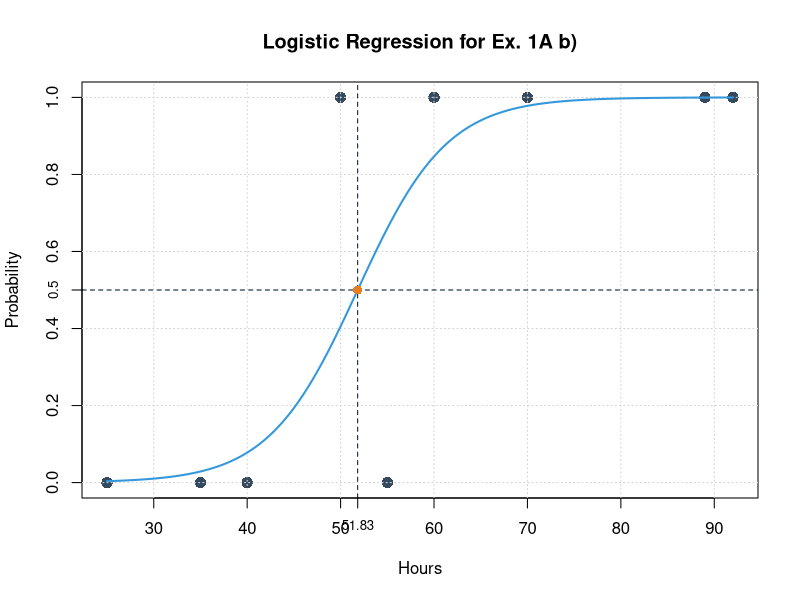

Here is the R script that generated this plot:
setwd("C:\\Users\\rysio\\Desktop\\Informatyka\\R\\DataMining\\Project\\Plots")
# --------- Defining data --------------
# x <-> Hours and y <-> Results
x <- c(25, 35, 40, 50, 55, 60, 70, 89, 92)
y <- c(0, 0, 0, 1, 0, 1, 1, 1, 1)

# Defining colors
# --- series 1 ---
col_points <- "#34495E"      # charcoal
col_curve <- "#3498DB"       # light blue
col_threshold <- "#E67E22"   # warm orange
col_grid_05 <- "#001733"     # black with blue accent

# Number of elements
n <- 200

# ---------- Regression ----------------
# Fit logistic regression model
m <- glm(y ~ x, family = binomial)

# Print to summerize model
print(summary(m))
print(exp(coef(m)))

# Create dense x sequence for smooth curve
x_seq <- seq(min(x), max(x), length.out = n)

# Predict probabilities directly
P_smooth <- predict(m, newdata = data.frame(x = x_seq), type = "response")

png('plot1Ab.png', width = 1500, height = 1500, res = 150, type = "cairo", bg="white")
# ---------- Plot -------------------
plot(x, y, pch = 16, cex = 1.5, col = col_points,
     xlab = "Hours", ylab = "Probability",
     main = "Logistic Regression for Ex. 1A b)",
     ylim = c(0, 1),
     xlim = c(min(x), max(x)))
grid()

# Coef to extract model coeficients
coefs <- coef(m)

# Calc for x for y = 0.5
x_05 <- -coefs[1] / coefs[2]

lines(x_seq, P_smooth, col = col_curve, lwd = 2)
# Y axis
abline(h = 0.5, col=col_grid_05, lwd = 1, lty = 2)
axis(2, at = 0.5, cex.axis = 0.8)
# X axis
abline(v = x_05, col=col_grid_05, lwd = 1, lty = 2)
axis(1, at = round(x_05, digits = 2), cex.axis = 0.8, padj = -0.4)

points(x_05, 0.5, pch = 16, cex = 1.2, col = col_threshold)
dev.off()
